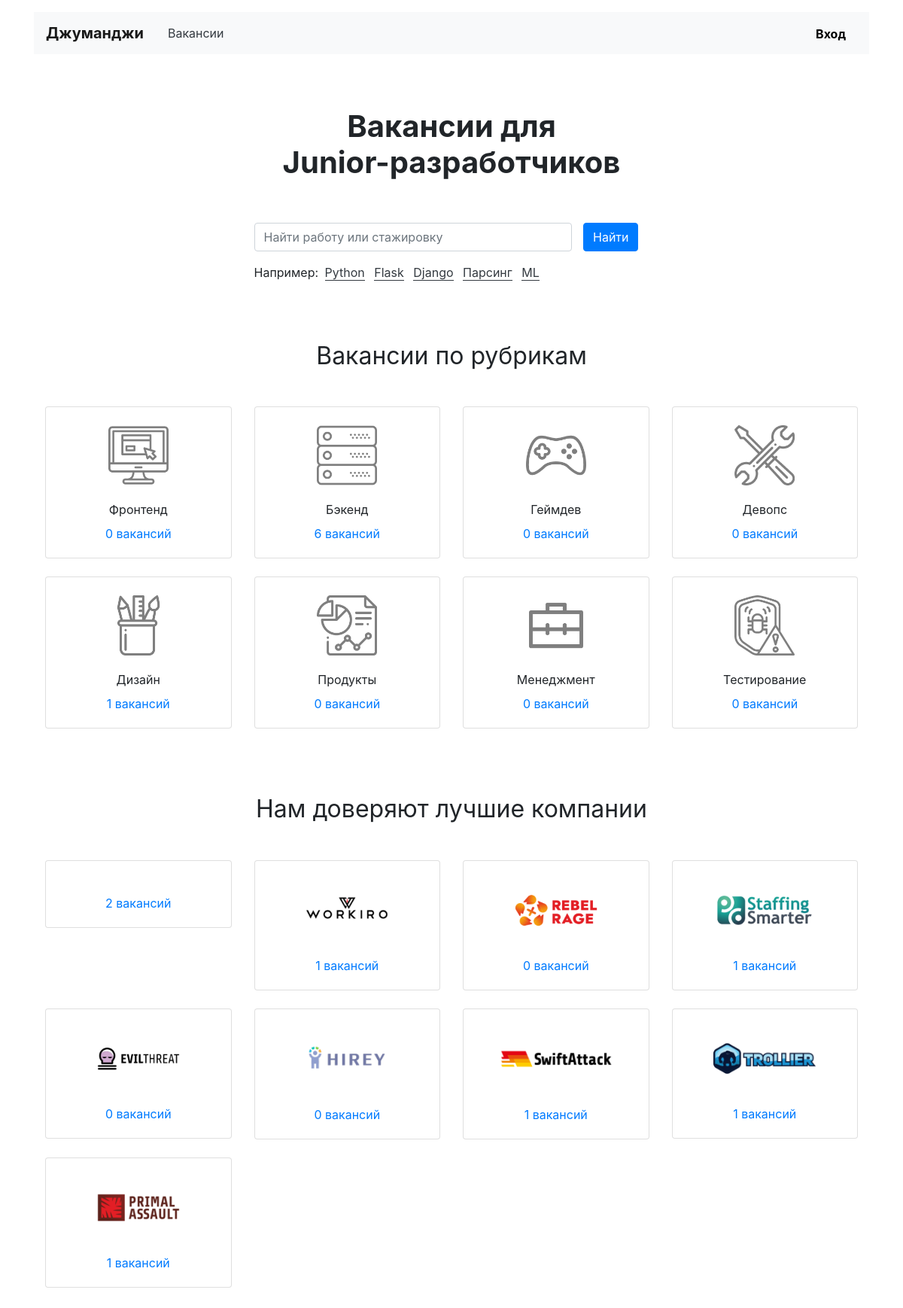
The page / on the database its author committed.
### vacancies/models.py (models this page shows, shortened)
class Specialty(models.Model):
    code = models.CharField(max_length=120)
    title = models.CharField(max_length=120)
    picture = models.ImageField(upload_to=settings.MEDIA_SPECIALITY_IMAGE_DIR)

class Company(models.Model):
    title = models.CharField(max_length=120)
    location = models.CharField(max_length=120)
    logo = models.ImageField(upload_to=settings.MEDIA_COMPANY_IMAGE_DIR, null=True, blank=True)
    description = models.TextField()
    employee_count = models.IntegerField()
    owner = models.OneToOneField(User, on_delete=models.CASCADE, null=True, blank=True)

### vacancies/views.py (the view)
# urls.py: path('', MainView.as_view(), name='main'),
class MainView(TemplateView):
    template_name = 'index.html'
    def get_context_data(self, **kwargs):
        context = super(MainView, self).get_context_data(**kwargs)
        context['specialties'] = Specialty.objects.annotate(num_vacancies=Count('vacancies'))
        context['companies'] = Company.objects.annotate(num_vacancies=Count('vacancies'))
        return context

### templates/index.html (shortened to what this page needs)
{% extends 'vacancies/base.html' %}
{% load static %}
{% block container %}
    <main class="container mt-3">
        <section>
            <h1 class="h1 text-center mx-auto mt-4 py-5"><strong>Вакансии для <br>Junior-разработчиков</strong></h1>
            <div class="row">
                <div class="col-12 col-md-8 col-lg-6 offset-lg-3 offset-md-2">
                    <form class="form-inline mb-3" enctype="multipart/form-data">
                        <div class="form-group col-8 col-md-10 pl-0">
                            <input class="form-control w-100" type="search" placeholder="Найти работу или стажировку"
                                   aria-label="Найти работу или стажировку">
                        </div>
                        <div class="form-group col-4 col-md-2 pl-0">
                            <button class="btn btn-primary w-100" type="submit">Найти</button>
                        </div>
                    </form>
                    <p>Например:
                        <a href="#" class="text-dark border-bottom border-dark m-1 text-decoration-none">Python</a>
                        <a href="#" class="text-dark border-bottom border-dark m-1 text-decoration-none">Flask</a>
                        <a href="#" class="text-dark border-bottom border-dark m-1 text-decoration-none">Django</a>
                        <a href="#" class="text-dark border-bottom border-dark m-1 text-decoration-none">Парсинг</a>
                        <a href="#" class="text-dark border-bottom border-dark m-1 text-decoration-none">ML</a>
                    </p>
                </div>
            </div>
        </section>
        <section class="mt-5 pt-3">
            <h2 class="h2 font-weight-normal text-center mb-5">Вакансии по рубрикам</h2>
            <div class="row mb-0">
                {% for specialty in specialties %}
                    <div class="col-6 col-md-6 col-lg-3">
                        <div class="card pt-4 text-center mb-4">
                            <a href="{% url 'specialization' specialty.code %}"><img class="mx-auto d-block" src='{{ specialty.picture.url }}' width="80" height="80" alt=""></a>
                            <div class="card-body">
                                <p class="card-text mb-2">{{ specialty.title }}</p>
                                <p class="card-text"><a
                                        href="{% url 'specialization' specialty.code %}">{{ specialty.num_vacancies }}
                                    вакансий</a></p>
                            </div>
                        </div>
                    </div>
                {% endfor %}
            </div>
        </section>
        <section class="my-5 pt-3">
            <h2 class="h2 font-weight-normal text-center mb-5">Нам доверяют лучшие компании</h2>
            <div class="row mb-0">
                {% for company in companies %}
                    <div class="col-6 col-md-6 col-lg-3">
                        <div class="card pt-4 text-center mb-4">
                            {% if company.logo %}
                            <a href="{% url 'company' company.id %}" style="max-width: 150px;" class="mx-auto d-block">
                                <img class="mx-auto d-block mw-100" src='{{ company.logo.url }}' alt="">
                            </a>
                            {% endif %}
                            <div class="card-body">
                                <p class="card-text"><a
                                        href="{% url 'company' company.id %}">{{ company.num_vacancies }} вакансий</a>
                                </p>
                            </div>
                        </div>
                    </div>
                {% endfor %}
            </div>
            </div>
{% endblock %}

### rows shown on the page
Specialty: picture (picture), title "Фронтенд", num_vacancies "0"
Specialty: picture (picture), title "Бэкенд", num_vacancies "6"
Specialty: picture (picture), title "Геймдев", num_vacancies "0"
Specialty: picture (picture), title "Девопс", num_vacancies "0"
Specialty: picture (picture), title "Дизайн", num_vacancies "1"
Specialty: picture (picture), title "Продукты", num_vacancies "0"
Specialty: picture (picture), title "Менеджмент", num_vacancies "0"
Specialty: picture (picture), title "Тестирование", num_vacancies "0"
Company: num_vacancies "2"
Company: logo (picture), num_vacancies "1"
Company: logo (picture), num_vacancies "0"
Company: logo (picture), num_vacancies "1"
Company: logo (picture), num_vacancies "0"
Company: logo (picture), num_vacancies "0"
Company: logo (picture), num_vacancies "1"
Company: logo (picture), num_vacancies "1"
Company: logo (picture), num_vacancies "1"
